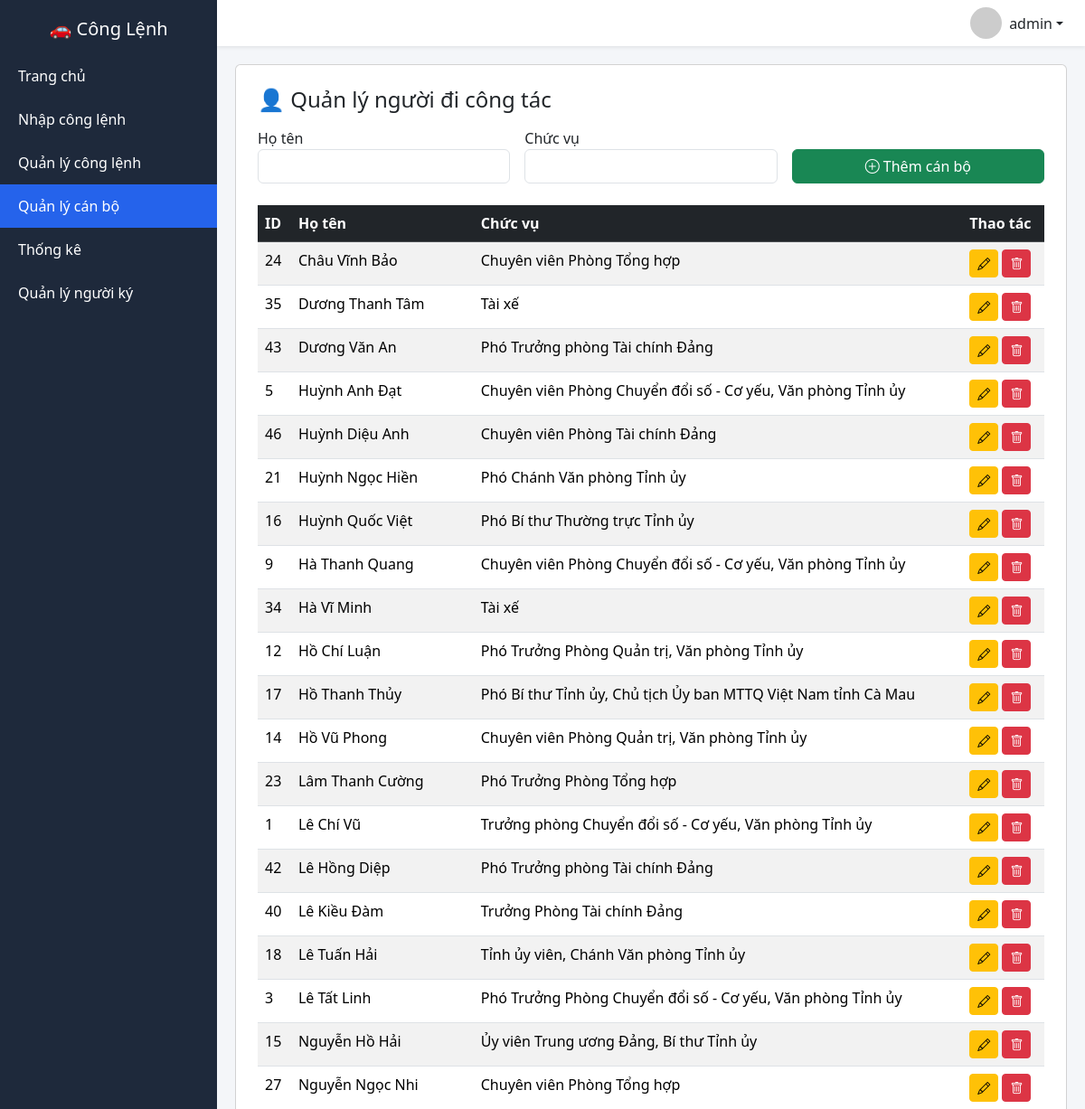
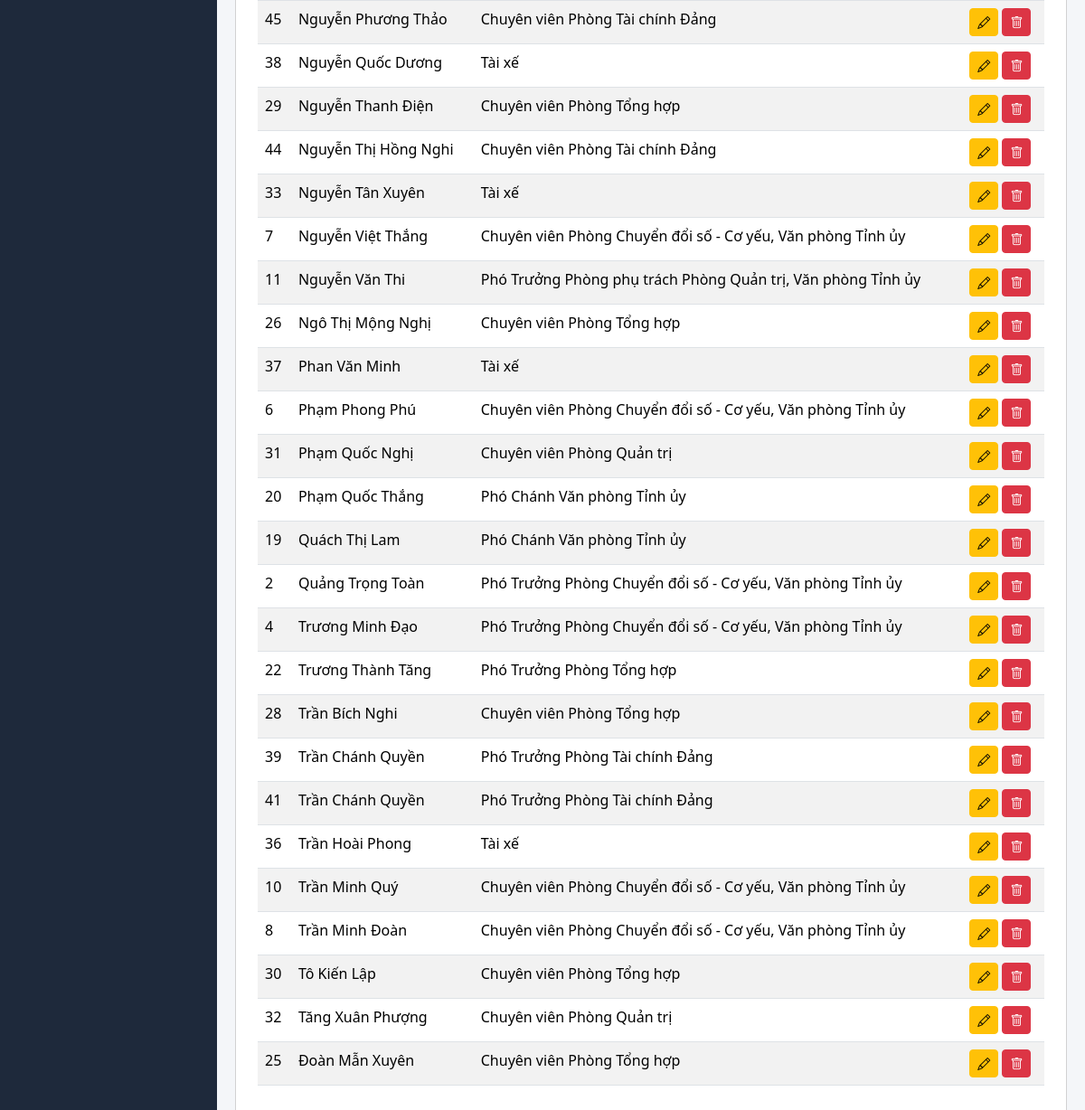
The page /quanly_nguoidicongtac (signed in) on the database its author committed (2 pictures, top to bottom).
### tables this page shows
CREATE TABLE nguoidicongtac(
        id INTEGER PRIMARY KEY AUTOINCREMENT,
        ho_ten TEXT,
        chuc_vu TEXT
    );

### app.py (the view)
@app.route("/quanly_nguoidicongtac")
def quanly_nguoidicongtac():
    if not login_required():
        return redirect("/login")
    if not check_role(["admin", "user"]):
        return "Không có quyền!"
    conn = sqlite3.connect(DB)
    conn.row_factory = sqlite3.Row
    c = conn.cursor()
    c.execute("SELECT * FROM nguoidicongtac ORDER BY ho_ten ASC")
    data = c.fetchall()
    conn.close()
    return render_template(
        "quanly_nguoidicongtac.html",
        data=data
    )

### app.py (called while the page is built)
def login_required():
    return "user" in session

def check_role(roles):
    return session.get("role") in roles

@app.before_request
def require_login():
    allowed_routes = [
        "login",
        "static",
        "api_nguoidicongtac",
        "api_nguoiky"
    ]
    if request.endpoint is None:
        return
    if request.endpoint not in allowed_routes and "user" not in session:
        return redirect("/login")

### templates/quanly_nguoidicongtac.html
{% extends "layout.html" %}
{% block content %}
<div class="card p-4 card-dashboard">
<h4 class="mb-3">👤 Quản lý người đi công tác</h4>
<form method="post"
      action="/them_nguoidicongtac"
      class="row g-3 mb-4">
    <div class="col-md-4">
        <label>Họ tên</label>
        <input name="ho_ten"
               required
               class="form-control">
    </div>
    <div class="col-md-4">
        <label>Chức vụ</label>
        <input name="chuc_vu"
               required
               class="form-control">
    </div>
    <div class="col-md-4 d-flex align-items-end">
        <button type="submit"
                class="btn btn-success w-100">
            <i class="bi bi-plus-circle"></i> Thêm cán bộ
        </button>
    </div>
</form>
<table class="table table-striped table-hover">
<thead class="table-dark">
<tr>
<th>ID</th>
<th>Họ tên</th>
<th>Chức vụ</th>
<th>Thao tác</th>
</tr>
</thead>
<tbody>
{% for row in data %}
<tr>
<td>{{ row.id }}</td>
<td>{{ row.ho_ten }}</td>
<td>{{ row.chuc_vu }}</td>
<td>
<a href="/sua_nguoidicongtac/{{row.id}}"
   class="btn btn-sm btn-warning">
   <i class="bi bi-pencil"></i>
</a>
<a href="/xoa_nguoidicongtac/{{row.id}}"
   class="btn btn-sm btn-danger"
   onclick="return confirm('Xóa cán bộ này?')">
   <i class="bi bi-trash"></i>
</a>
</td>
</tr>
{% endfor %}
</tbody>
</table>
</div>
{% endblock %}

### templates/layout.html (style rules this page uses)
body { background:#f4f6f9; margin:0; font-family:Segoe UI,Arial; }

### rows shown on the page
nguoidicongtac: id "24", ho_ten "Châu Vĩnh Bảo", chuc_vu "Chuyên viên Phòng Tổng hợp"
nguoidicongtac: id "35", ho_ten "Dương Thanh Tâm", chuc_vu "Tài xế"
nguoidicongtac: id "43", ho_ten "Dương Văn An", chuc_vu "Phó Trưởng phòng Tài chính Đảng"
nguoidicongtac: id "5", ho_ten "Huỳnh Anh Đạt", chuc_vu "Chuyên viên Phòng Chuyển đổi số - Cơ yếu, Văn phòng Tỉnh ủy"
nguoidicongtac: id "46", ho_ten "Huỳnh Diệu Anh", chuc_vu "Chuyên viên Phòng Tài chính Đảng"
nguoidicongtac: id "21", ho_ten "Huỳnh Ngọc Hiền", chuc_vu "Phó Chánh Văn phòng Tỉnh ủy"
nguoidicongtac: id "16", ho_ten "Huỳnh Quốc Việt", chuc_vu "Phó Bí thư Thường trực Tỉnh ủy"
nguoidicongtac: id "9", ho_ten "Hà Thanh Quang", chuc_vu "Chuyên viên Phòng Chuyển đổi số - Cơ yếu, Văn phòng Tỉnh ủy"
nguoidicongtac: id "34", ho_ten "Hà Vĩ Minh", chuc_vu "Tài xế"
nguoidicongtac: id "12", ho_ten "Hồ Chí Luận", chuc_vu "Phó Trưởng Phòng Quản trị, Văn phòng Tỉnh ủy"
nguoidicongtac: id "17", ho_ten "Hồ Thanh Thủy", chuc_vu "Phó Bí thư Tỉnh ủy, Chủ tịch Ủy ban MTTQ Việt Nam tỉnh Cà Mau"
nguoidicongtac: id "14", ho_ten "Hồ Vũ Phong", chuc_vu "Chuyên viên Phòng Quản trị, Văn phòng Tỉnh ủy"
nguoidicongtac: id "23", ho_ten "Lâm Thanh Cường", chuc_vu "Phó Trưởng Phòng Tổng hợp"
nguoidicongtac: id "1", ho_ten "Lê Chí Vũ", chuc_vu "Trưởng phòng Chuyển đổi số - Cơ yếu, Văn phòng Tỉnh ủy"
nguoidicongtac: id "42", ho_ten "Lê Hồng Diệp", chuc_vu "Phó Trưởng phòng Tài chính Đảng"
nguoidicongtac: id "40", ho_ten "Lê Kiều Đàm", chuc_vu "Trưởng Phòng Tài chính Đảng"
nguoidicongtac: id "18", ho_ten "Lê Tuấn Hải", chuc_vu "Tỉnh ủy viên, Chánh Văn phòng Tỉnh ủy"
nguoidicongtac: id "3", ho_ten "Lê Tất Linh", chuc_vu "Phó Trưởng Phòng Chuyển đổi số - Cơ yếu, Văn phòng Tỉnh ủy"
nguoidicongtac: id "15", ho_ten "Nguyễn Hồ Hải", chuc_vu "Ủy viên Trung ương Đảng, Bí thư Tỉnh ủy"
nguoidicongtac: id "27", ho_ten "Nguyễn Ngọc Nhi", chuc_vu "Chuyên viên Phòng Tổng hợp"
nguoidicongtac: id "45", ho_ten "Nguyễn Phương Thảo", chuc_vu "Chuyên viên Phòng Tài chính Đảng"
nguoidicongtac: id "38", ho_ten "Nguyễn Quốc Dương", chuc_vu "Tài xế"
nguoidicongtac: id "29", ho_ten "Nguyễn Thanh Điện", chuc_vu "Chuyên viên Phòng Tổng hợp"
nguoidicongtac: id "44", ho_ten "Nguyễn Thị Hồng Nghi", chuc_vu "Chuyên viên Phòng Tài chính Đảng"
nguoidicongtac: id "33", ho_ten "Nguyễn Tân Xuyên", chuc_vu "Tài xế"
nguoidicongtac: id "7", ho_ten "Nguyễn Việt Thắng", chuc_vu "Chuyên viên Phòng Chuyển đổi số - Cơ yếu, Văn phòng Tỉnh ủy"
nguoidicongtac: id "11", ho_ten "Nguyễn Văn Thi", chuc_vu "Phó Trưởng Phòng phụ trách Phòng Quản trị, Văn phòng Tỉnh ủy"
nguoidicongtac: id "26", ho_ten "Ngô Thị Mộng Nghị", chuc_vu "Chuyên viên Phòng Tổng hợp"
nguoidicongtac: id "37", ho_ten "Phan Văn Minh", chuc_vu "Tài xế"
nguoidicongtac: id "6", ho_ten "Phạm Phong Phú", chuc_vu "Chuyên viên Phòng Chuyển đổi số - Cơ yếu, Văn phòng Tỉnh ủy"
nguoidicongtac: id "31", ho_ten "Phạm Quốc Nghị", chuc_vu "Chuyên viên Phòng Quản trị"
nguoidicongtac: id "20", ho_ten "Phạm Quốc Thắng", chuc_vu "Phó Chánh Văn phòng Tỉnh ủy"
nguoidicongtac: id "19", ho_ten "Quách Thị Lam", chuc_vu "Phó Chánh Văn phòng Tỉnh ủy"
nguoidicongtac: id "2", ho_ten "Quảng Trọng Toàn", chuc_vu "Phó Trưởng Phòng Chuyển đổi số - Cơ yếu, Văn phòng Tỉnh ủy"
nguoidicongtac: id "4", ho_ten "Trương Minh Đạo", chuc_vu "Phó Trưởng Phòng Chuyển đổi số - Cơ yếu, Văn phòng Tỉnh ủy"
nguoidicongtac: id "22", ho_ten "Trương Thành Tăng", chuc_vu "Phó Trưởng Phòng Tổng hợp"
nguoidicongtac: id "28", ho_ten "Trần Bích Nghi", chuc_vu "Chuyên viên Phòng Tổng hợp"
nguoidicongtac: id "39", ho_ten "Trần Chánh Quyền", chuc_vu "Phó Trưởng Phòng Tài chính Đảng"
nguoidicongtac: id "41", ho_ten "Trần Chánh Quyền", chuc_vu "Phó Trưởng Phòng Tài chính Đảng"
nguoidicongtac: id "36", ho_ten "Trần Hoài Phong", chuc_vu "Tài xế"
nguoidicongtac: id "10", ho_ten "Trần Minh Quý", chuc_vu "Chuyên viên Phòng Chuyển đổi số - Cơ yếu, Văn phòng Tỉnh ủy"
nguoidicongtac: id "8", ho_ten "Trần Minh Đoàn", chuc_vu "Chuyên viên Phòng Chuyển đổi số - Cơ yếu, Văn phòng Tỉnh ủy"
nguoidicongtac: id "30", ho_ten "Tô Kiến Lập", chuc_vu "Chuyên viên Phòng Tổng hợp"
nguoidicongtac: id "32", ho_ten "Tăng Xuân Phượng", chuc_vu "Chuyên viên Phòng Quản trị"
nguoidicongtac: id "25", ho_ten "Đoàn Mẫn Xuyên", chuc_vu "Chuyên viên Phòng Tổng hợp"

### other values the page prints
{{ session.get('user') }} "admin"
